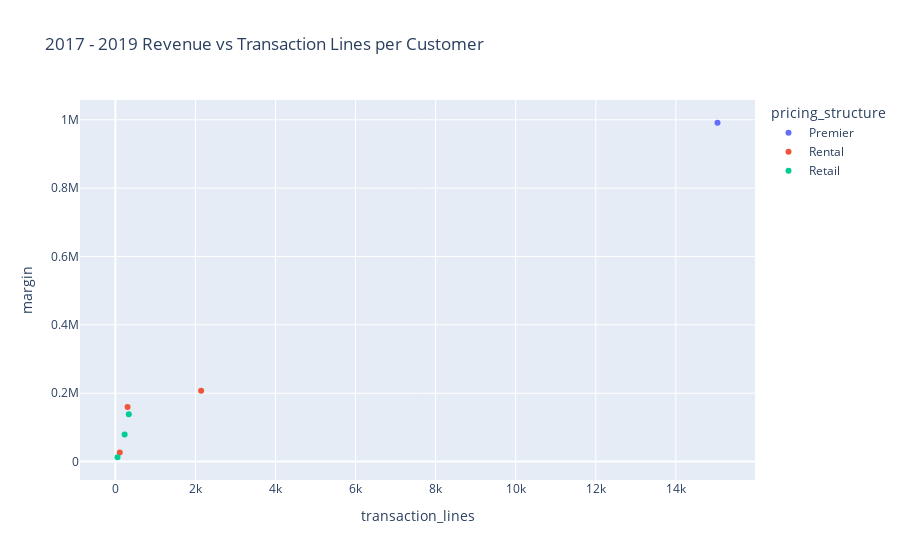

Source (notebook cell):
### Code cell
fig = px.scatter(customers, x='transaction_lines', y='margin', log_x=False, log_y = False, size_max=100, hover_name = 'customer_name', color='pricing_structure', title='2017 - 2019 Revenue vs Transaction Lines per Customer')
fig.show()

### Figure 1 — Plotly figure (JSON) as saved in the notebook; plotly's stock layout.template omitted (floating-point values rounded to 4 significant figures)
{"data": [{"hovertemplate": "<b>%{hovertext}</b><br><br>pricing_structure=Premier<br>transaction_lines=%{x}<br>margin=%{y}<extra></extra>", "hovertext": ["BIG CUSTOMER 1"], "legendgroup": "Premier", "marker": {"color": "#636efa", "symbol": "circle"}, "mode": "markers", "name": "Premier", "orientation": "v", "showlegend": true, "type": "scatter", "x": [15041], "xaxis": "x", "y": [991200.0], "yaxis": "y"}, {"hovertemplate": "<b>%{hovertext}</b><br><br>pricing_structure=Rental<br>transaction_lines=%{x}<br>margin=%{y}<extra></extra>", "hovertext": ["MEDIUM CUSTOMER 1", "MEDIUM CUSTOMER 2", "MEDIUM CUSTOMER 3"], "legendgroup": "Rental", "marker": {"color": "#EF553B", "symbol": "circle"}, "mode": "markers", "name": "Rental", "orientation": "v", "showlegend": true, "type": "scatter", "x": [306, 2143, 111], "xaxis": "x", "y": [159900.0, 207200.0, 26810.0], "yaxis": "y"}, {"hovertemplate": "<b>%{hovertext}</b><br><br>pricing_structure=Retail<br>transaction_lines=%{x}<br>margin=%{y}<extra></extra>", "hovertext": ["SMALL CUSTOMER 1", "SMALL CUSTOMER 2", "SMALL CUSTOMER 3"], "legendgroup": "Retail", "marker": {"color": "#00cc96", "symbol": "circle"}, "mode": "markers", "name": "Retail", "orientation": "v", "showlegend": true, "type": "scatter", "x": [54, 337, 232], "xaxis": "x", "y": [12600.0, 138100.0, 78960.0], "yaxis": "y"}], "layout": {"legend": {"title": {"text": "pricing_structure"}, "tracegroupgap": 0}, "title": {"text": "2017 - 2019 Revenue vs Transaction Lines per Customer"}, "xaxis": {"anchor": "y", "domain": [0, 1], "title": {"text": "transaction_lines"}}, "yaxis": {"anchor": "x", "domain": [0, 1], "title": {"text": "margin"}}}}
